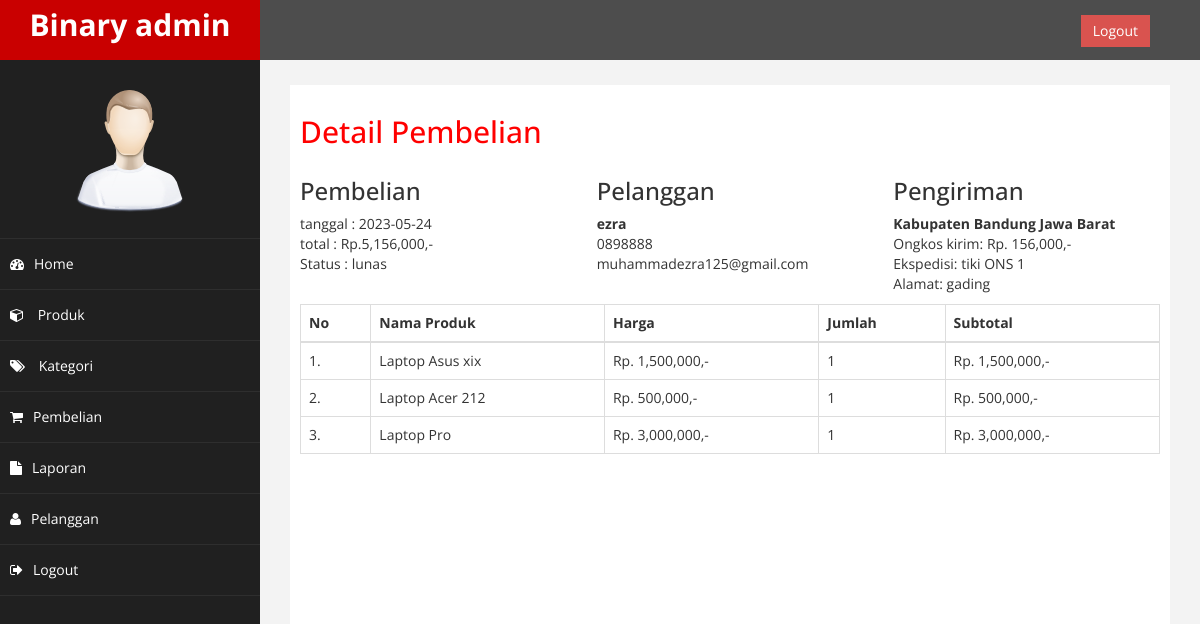
The app's page /admin/index.php?halaman=detail&id=20 (signed in) with its own data.
### tables this page shows
CREATE TABLE `pembelian` (
  `id_pembelian` int(11) NOT NULL,
  `id_pelanggan` int(11) NOT NULL,
  `tanggal_pembelian` date NOT NULL,
  `total_pembelian` int(11) NOT NULL,
  `alamat_pengiriman` text NOT NULL,
  `status_pembelian` varchar(100) NOT NULL DEFAULT 'pending',
  `resi_pengiriman` varchar(50) NOT NULL,
  `totalberat` int(11) NOT NULL,
  `provinsi` varchar(255) NOT NULL,
  `distrik` varchar(255) NOT NULL,
  `tipe` varchar(255) NOT NULL,
  `kodepos` varchar(255) NOT NULL,
  `ekspedisi` varchar(255) NOT NULL,
  `paket` varchar(255) NOT NULL,
  `ongkir` int(11) NOT NULL,
  `estimasi` varchar(255) NOT NULL
);

CREATE TABLE `pelanggan` (
  `id_pelanggan` int(11) NOT NULL,
  `email_pelanggan` varchar(100) NOT NULL,
  `password_pelanggan` varchar(50) NOT NULL,
  `nama_pelanggan` varchar(100) NOT NULL,
  `telepon_pelanggan` varchar(100) NOT NULL,
  `alamat_pelanggan` text NOT NULL
);

CREATE TABLE `pembelian_produk` (
  `id_pembelian_produk` int(11) NOT NULL,
  `id_pembelian` int(11) NOT NULL,
  `id_produk` int(11) NOT NULL,
  `jumlah` int(11) NOT NULL,
  `nama` varchar(100) NOT NULL,
  `harga` int(11) NOT NULL,
  `berat` int(11) NOT NULL,
  `subberat` int(11) NOT NULL,
  `subharga` int(11) NOT NULL
);

CREATE TABLE `produk` (
  `id_produk` int(11) NOT NULL,
  `id_kategori` int(5) NOT NULL,
  `nama_produk` varchar(100) NOT NULL,
  `harga_produk` int(11) NOT NULL,
  `berat_produk` int(11) NOT NULL,
  `foto_produk` varchar(100) NOT NULL,
  `deskripsi_produk` text NOT NULL,
  `stok_produk` int(5) NOT NULL
);

### admin/detail.php (the view)
<h2>Detail Pembelian</h2>
<?php
$ambil = $koneksi->query("SELECT * FROM pembelian JOIN pelanggan ON pembelian.id_pelanggan = pelanggan.id_pelanggan WHERE pembelian.id_pembelian = '$_GET[id]'");
$detail = $ambil->fetch_assoc();
?>
<div class="row" style="margin-bottom:10px;">
	<div class="col-md-4">
		<h3>Pembelian</h3>
		tanggal : <?= $detail["tanggal_pembelian"]; ?><br>
		total : Rp.<?= number_format($detail["total_pembelian"]); ?>,- <br>
		Status : <?= $detail['status_pembelian']; ?>
	</div>
	<div class="col-md-4">
		<h3>Pelanggan</h3>
		<strong><?= $detail["nama_pelanggan"]; ?></strong><br>
		<?= $detail["telepon_pelanggan"]; ?><br>
		<?= $detail["email_pelanggan"]; ?>
	</div>
	<div class="col-md-4">
		<h3>Pengiriman</h3>
		<strong><?= $detail['tipe']; ?> <?= $detail['distrik']; ?> <?= $detail['provinsi']; ?></strong><br>
		Ongkos kirim: Rp. <?= number_format($detail['ongkir']); ?>,-<br>
		Ekspedisi: <?= $detail['ekspedisi']; ?> <?= $detail['paket']; ?> <?= $detail['estimasi']; ?><br>
		Alamat: <?= $detail['alamat_pengiriman']; ?>
	</div>
</div>
<table class="table table-bordered">
	<thead>
		<tr>
			<th>No</th>
			<th>Nama Produk</th>
			<th>Harga</th>
			<th>Jumlah</th>
			<th>Subtotal</th>
		</tr>
	</thead>
	<tbody>
		<?php $no=1; ?>
		<?php $ambil = $koneksi->query("SELECT * FROM pembelian_produk JOIN produk ON pembelian_produk.id_produk = produk.id_produk WHERE pembelian_produk.id_pembelian = '$_GET[id]'"); ?>
		<?php while($pecah = $ambil->fetch_assoc()): ?>
		<tr>
			<td><?= $no; ?>.</td>
			<td><?= $pecah["nama_produk"]; ?></td>
			<td>Rp. <?= number_format($pecah["harga_produk"]); ?>,-</td>
			<td><?= $pecah["jumlah"]; ?></td>
			<td>Rp. <?= number_format($pecah["jumlah"]*$pecah["harga_produk"]); ?>,-</td>
		</tr>
		<?php $no++; ?>
		<?php endwhile; ?>
	</tbody>
</table>

### admin/assets/css/custom.css (style rules this page uses)
body { font-family: 'Open Sans', sans-serif; }
h2 { color: #f00; }

### records on screen
pembelian: tanggal_pembelian "2023-05-24", total_pembelian "5,156,000", status_pembelian "lunas", id_pelanggan.nama_pelanggan "ezra", id_pelanggan.telepon_pelanggan "0898888", id_pelanggan.email_pelanggan "muhammadezra125@gmail.com", tipe "Kabupaten", distrik "Bandung", provinsi "Jawa Barat", ongkir "156,000", ekspedisi "tiki", paket "ONS", estimasi "1", alamat_pengiriman "gading"
pembelian_produk: id_produk.nama_produk "Laptop Asus xix", id_produk.harga_produk "1,500,000", jumlah "1", $pecah['jumlah']*$pecah['harga_produk'] "1,500,000"
pembelian_produk: id_produk.nama_produk "Laptop Acer 212", id_produk.harga_produk "500,000", jumlah "1", $pecah['jumlah']*$pecah['harga_produk'] "500,000"
pembelian_produk: id_produk.nama_produk "Laptop Pro", id_produk.harga_produk "3,000,000", jumlah "1", $pecah['jumlah']*$pecah['harga_produk'] "3,000,000"
